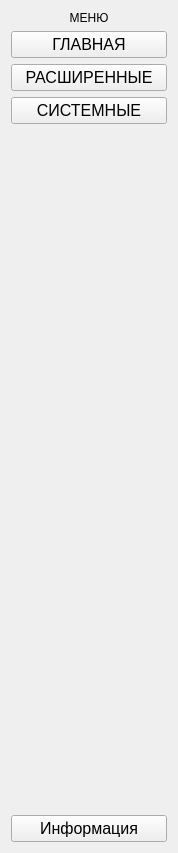
      <widget class="QWidget" name="scrollAreaWidgetContents">
       <property name="geometry">
        <rect>
         <x>0</x>
         <y>0</y>
         <width>178</width>
         <height>853</height>
        </rect>
       </property>
       <layout class="QGridLayout" name="gridLayout_6">
        <item row="3" column="1">
         <layout class="QVBoxLayout" name="verticalLayout">
          <item>
           <widget class="QPushButton" name="pushButton_back_to_menu">
            <property name="font">
             <font>
              <family>MS Shell Dlg 2</family>
              <pointsize>12</pointsize>
              <weight>50</weight>
              <italic>false</italic>
              <bold>false</bold>
             </font>
            </property>
            <property name="text">
             <string>ГЛАВНАЯ</string>
            </property>
           </widget>
          </item>
          <item>
           <widget class="QPushButton" name="pushButton_moveToSigning">
            <property name="font">
             <font>
              <family>MS Shell Dlg 2</family>
              <pointsize>12</pointsize>
              <weight>50</weight>
              <italic>false</italic>
              <bold>false</bold>
             </font>
            </property>
            <property name="text">
             <string>РАСШИРЕННЫЕ</string>
            </property>
           </widget>
          </item>
          <item>
           <widget class="QPushButton" name="advancedSettingsButton">
            <property name="font">
             <font>
              <family>MS Shell Dlg 2</family>
              <pointsize>12</pointsize>
              <weight>50</weight>
              <italic>false</italic>
              <bold>false</bold>
             </font>
            </property>
            <property name="text">
             <string>СИСТЕМНЫЕ</string>
            </property>
            <property name="flat">
             <bool>false</bool>
            </property>
           </widget>
          </item>
          <item>
           <spacer name="verticalSpacer_14">
            <property name="orientation">
             <enum>Qt::Vertical</enum>
            </property>
            <property name="sizeHint" stdset="0">
             <size>
              <width>20</width>
              <height>40</height>
             </size>
            </property>
           </spacer>
          </item>
          <item>
           <widget class="QPushButton" name="pushButton_9">
            <property name="maximumSize">
             <size>
              <width>16777215</width>
              <height>16777215</height>
             </size>
            </property>
            <property name="font">
             <font>
              <family>MS Shell Dlg 2</family>
              <pointsize>12</pointsize>
              <weight>50</weight>
              <italic>false</italic>
              <bold>false</bold>
             </font>
            </property>
            <property name="mouseTracking">
             <bool>false</bool>
            </property>
            <property name="focusPolicy">
             <enum>Qt::NoFocus</enum>
            </property>
            <property name="toolTipDuration">
             <number>-1</number>
            </property>
            <property name="layoutDirection">
             <enum>Qt::LeftToRight</enum>
            </property>
            <property name="autoFillBackground">
             <bool>false</bool>
            </property>
            <property name="styleSheet">
             <string notr="true"/>
            </property>
            <property name="text">
             <string>Информация</string>
            </property>
            <property name="autoDefault">
             <bool>false</bool>
            </property>
            <property name="default">
             <bool>false</bool>
            </property>
            <property name="flat">
             <bool>false</bool>
            </property>
           </widget>
          </item>
         </layout>
        </item>
        <item row="1" column="1">
         <widget class="QLabel" name="label_7">
          <property name="text">
           <string>МЕНЮ</string>
          </property>
          <property name="alignment">
           <set>Qt::AlignCenter</set>
          </property>
         </widget>
        </item>
       </layout>
      </widget>
